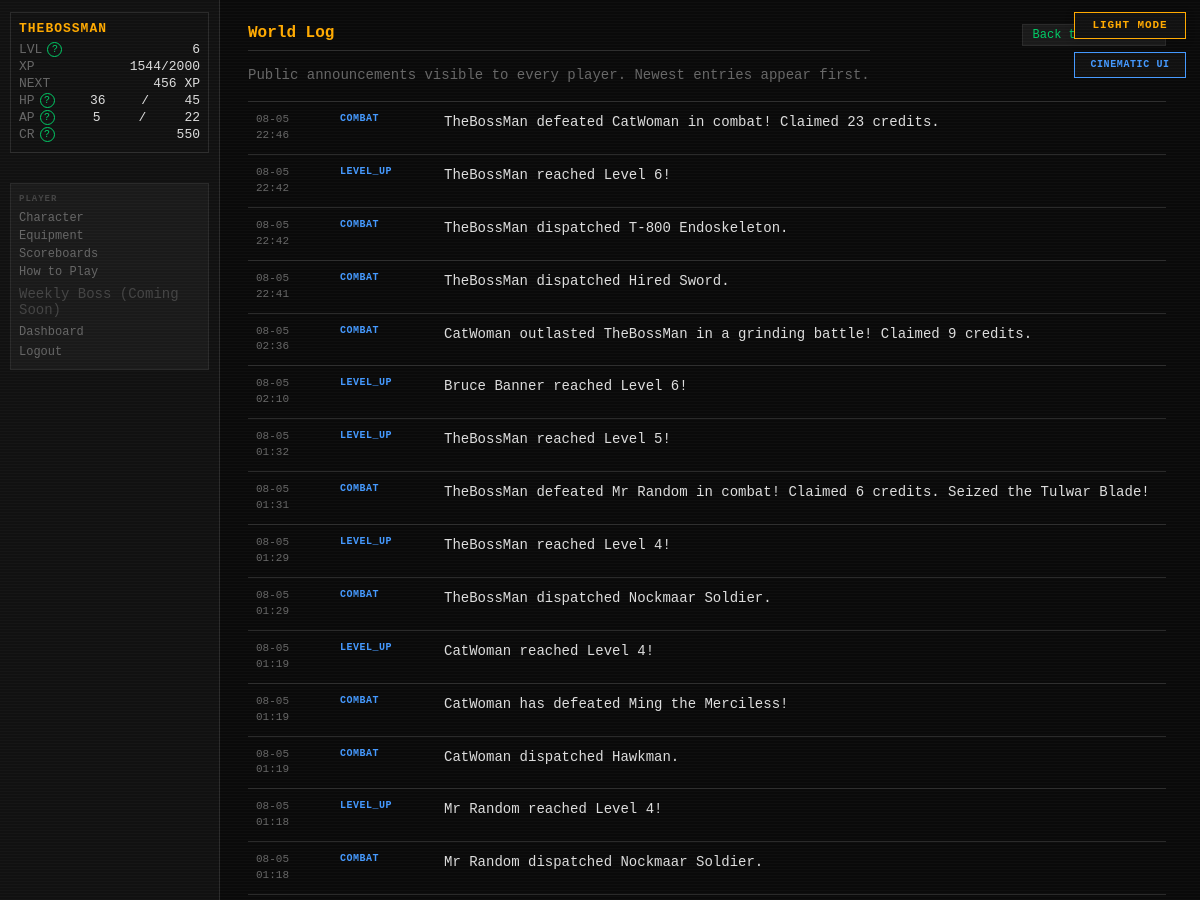
Before: /feed/global (signed in, upper part) with the older database file.
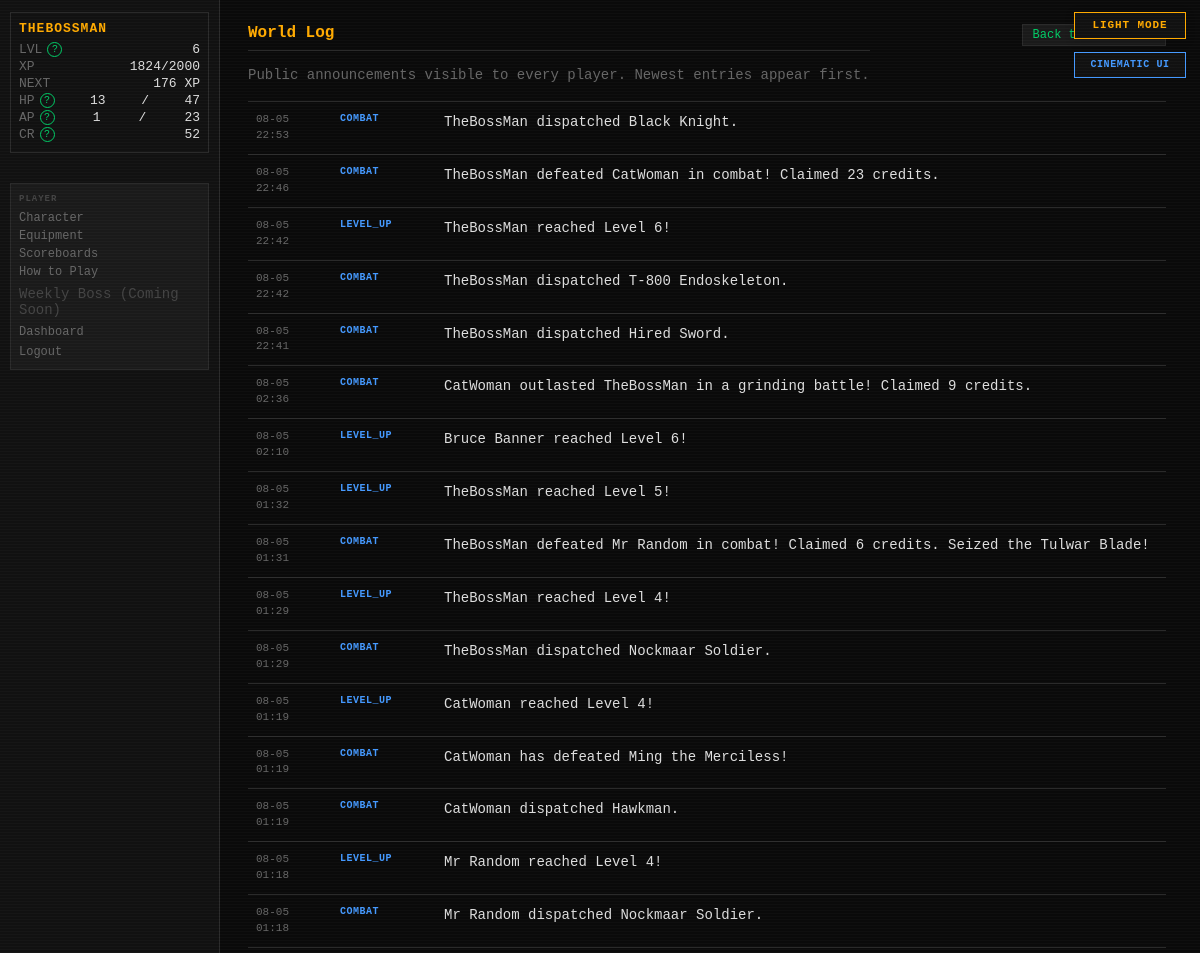
After: the same page with the newer database file.
### tables this page shows
CREATE TABLE players (
    id                  INTEGER PRIMARY KEY AUTOINCREMENT,
    username            TEXT    UNIQUE NOT NULL,
    password_hash       TEXT    NOT NULL,
    email               TEXT    UNIQUE NOT NULL,
    character_name      TEXT    NOT NULL,
    sex                 TEXT    NOT NULL,
    class_id            INTEGER REFERENCES classes(id),
    str_stat            INTEGER NOT NULL DEFAULT 1,
    end_stat            INTEGER NOT NULL DEFAULT 1,
    agi_stat            INTEGER NOT NULL DEFAULT 1,
    lck_stat            INTEGER NOT NULL DEFAULT 1,
    per_stat            INTEGER NOT NULL DEFAULT 1,
    level               INTEGER NOT NULL DEFAULT 1,
    xp                  INTEGER NOT NULL DEFAULT 0,
    current_hp          INTEGER NOT NULL,
    current_ap          INTEGER NOT NULL,
    credits             INTEGER NOT NULL DEFAULT 25,
    equipped_weapon_id  INTEGER REFERENCES inventory_items(id),
    equipped_armor_id   INTEGER REFERENCES inventory_items(id),
    equipped_special_id INTEGER REFERENCES inventory_items(id),
    in_combat           INTEGER NOT NULL DEFAULT 0,
    pending_levelup     INTEGER NOT NULL DEFAULT 0,
    combat_preference   TEXT    NOT NULL DEFAULT "Balanced",
    is_banned           INTEGER NOT NULL DEFAULT 0,
    retired_at          TEXT,
    last_login_at       TEXT,
    created_at          TEXT    NOT NULL DEFAULT (datetime('now'))
);

CREATE TABLE daily_feed (
    id                INTEGER PRIMARY KEY AUTOINCREMENT,
    feed_scope        TEXT    NOT NULL,
    player_id         INTEGER REFERENCES players(id),
    flavor_text       TEXT    NOT NULL,
    event_category    TEXT    NOT NULL,
    combat_session_id INTEGER REFERENCES combat_sessions(id),
    occurred_at       TEXT    NOT NULL DEFAULT (datetime('now'))
);

### routes/feeds.py (the view)
@bp.route("/feed/global")
def global_log():
    rows = execute(
        """SELECT id,flavor_text,event_category,occurred_at,combat_session_id
           FROM daily_feed WHERE feed_scope='GLOBAL'
           ORDER BY datetime(occurred_at) DESC,id DESC LIMIT 500"""
    )
    return render_template("feeds/global_log.html", entries=rows)

### app.py (called while the page is built)
def _context_processor() -> dict:
    settings = get_all_settings()
    player = g.get("player")
    if not player:
        return {"settings": settings}
    return {"player": player, "settings": settings}

def _check_auth():
    if request.endpoint in _AUTH_EXEMPT:
        return None
    if not session.get("player_id"):
        return redirect(url_for("auth.login"))
    return None

def _load_player():
    player_id = session.get("player_id")
    if not player_id:
        return None
    player = get_player(player_id)
    if player is None:
        session.clear()
        return redirect(url_for("auth.login"))
    g.player = player
    return None

def _set_blackout_flag():
    settings = get_all_settings()
    blackout_mins = settings.get("MIDNIGHT_BLACKOUT_MINUTES", cfg.MIDNIGHT_BLACKOUT_MINUTES)
    now = datetime.now(timezone.utc)
    minutes_to_midnight = (24 * 60) - (now.hour * 60 + now.minute)
    g.blackout = (minutes_to_midnight <= blackout_mins)

### database.py (called while the page is built)
def dict_factory(cursor: sqlite3.Cursor, row: tuple) -> dict:
    return {col[0]: val for col, val in zip(cursor.description, row)}

### templates/feeds/global_log.html (shortened to what this page needs)
{% extends "base.html" %}
{% block content %}
<main class="world-log-page">
    <header class="world-log-header">
        <div>
            <h1 class="page-title">World Log</h1>
            <p class="sheet-subtitle">Public announcements visible to every player. Newest entries appear first.</p>
        </div>
        <a class="btn-small" href="{{ url_for('dashboard.index') }}">Back to Dashboard</a>
    </header>
    <section class="world-log-list" aria-label="Global announcement history">
        {% for entry in entries %}
        <article class="world-log-entry">
            <time class="world-log-time" datetime="{{ entry.occurred_at }}">{{ entry.occurred_at[5:10] }}<br>{{ entry.occurred_at[11:16] }}</time>
            <span class="world-log-category">{{ entry.event_category or 'WORLD' }}</span>
            <span class="world-log-text">{{ entry.flavor_text }}</span>
        </article>
        {% else %}
        <p class="active-effects-empty">No world announcements have been recorded yet.</p>
        {% endfor %}
    </section>
</main>
{% endblock %}

### templates/base.html (shortened to what this page needs)
<!DOCTYPE html>
<html lang="en">
<head>
<link rel="stylesheet" href="{{ url_for('static', filename='style.css') }}">
</head>
<body class="{{ 'authenticated' if player else 'auth-page' }} {% block body_class %}{% endblock %}">
{% if settings.get('ALLOW_PLAYER_COLOR_OVERRIDE', true) %}<button id="theme-toggle" type="button" aria-label="Switch color theme" aria-pressed="false">
</button>{% endif %}
{% if settings.get('ALLOW_PLAYER_INTERFACE_OVERRIDE', true) %}
<button id="interface-toggle" type="button" aria-label="Switch interface style" aria-pressed="false">
</button>
{% endif %}
{% if player %}
<div id="left-col">
    <div id="status-block">
        <div class="status-name">{{ player.character_name }}</div>
        <div class="status-line">
            <span class="label">LVL</span>
            <span id="status-level">{{ player.level }}</span>
        </div>
        <div class="status-line">
            <span class="label">XP</span>
            <span><span id="status-xp">{{ player.xp }}</span><span id="status-xp-threshold">{% if player.get('next_level_xp') is not none %}/{{ player.get('next_level_xp') }}{% endif %}</span></span>
        </div>
        <div class="status-line" title="Experience still needed to reach level {{ player.level + 1 }}">
            <span class="label">NEXT</span>
            <span id="status-xp-next">{% if player.get('xp_to_next_level') is none %}MAX{% elif player.get('xp_to_next_level') <= 0 %}LEVEL UP{% else %}{{ player.get('xp_to_next_level') }} XP{% endif %}</span>
        </div>
        <div class="status-line">
            <span class="label">HP</span>
            <span id="status-hp">{{ player.current_hp }}</span>/<span id="status-maxhp">{{ player.max_hp }}</span>
        </div>
        <div class="status-line">
            <span class="label">AP</span>
            <span id="status-ap">{{ player.current_ap }}</span>/<span id="status-maxap">{{ player.max_ap }}</span>
        </div>
        <div class="status-line">
            <span class="label">CR</span>
            <span id="status-credits">{{ player.credits }}</span>
        </div>
    </div>
    <nav id="left-nav">
        <span class="nav-heading">PLAYER</span>
        <a href="{{ url_for('character.index') }}">Character</a>
        <a href="{{ url_for('character.equipment') }}">Equipment</a>
        <a href="{{ url_for('scoreboards.index') }}">Scoreboards</a>
        <a href="{{ url_for('feeds.game_help') }}">How to Play</a>
        <span class="nav-link-disabled" title="A shared weekly encounter is being designed.">Weekly Boss (Coming Soon)</span>
        <a href="{{ url_for('dashboard.index') }}">Dashboard</a>
        <form action="{{ url_for('auth.logout') }}" method="POST" style="margin:0">
            <button type="submit" class="nav-link-btn">Logout</button>
        </form>
    </nav>
</div>
{% endif %}
<div id="main">
    {% block content %}{% endblock %}
</div>
</body>
</html>

Changed rows visible on the page:
changed players "THEBOSSMAN": xp "1544" → "1824"; current_hp "36" → "13"; current_ap "5" → "1"; credits "550" → "52"
added daily_feed: occurred_at "08-05", occurred_at "22:53", event_category "COMBAT", flavor_text "TheBossMan dispatched Black Knight."
Other visible differences:
{{ player.get('xp_to_next_level') }}: "456" → "176"
{{ player.max_hp }}: "45" → "47"
{{ player.max_ap }}: "22" → "23"
